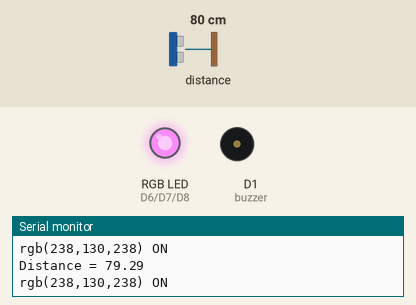
Recording of a sketch running on a simulated ESP8266 (NodeMCU). Shown: an RGB LED mixed from three pins (HIGH = lit), buzzer (waves = sounding, pin HIGH), the last lines printed to the serial monitor. Wiring (inferred from the names in the program): ultrasonic range finder: trigger D4; echo D3. The inputs (shaded band) are chosen by the test bench; at power-on: distance to the obstacle 80 cm. The echo pulse lasts 58.3 µs per cm; pins used as bus, display or sensor lines are not drawn.

Above: at 1.2 s.
1.3 s: distance to the obstacle set to 2 cm
At 2.5 s:
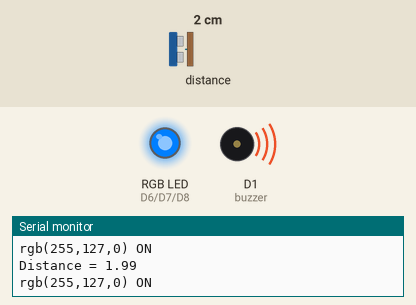
2.8 s: distance to the obstacle set to 4 cm
At 4.0 s:
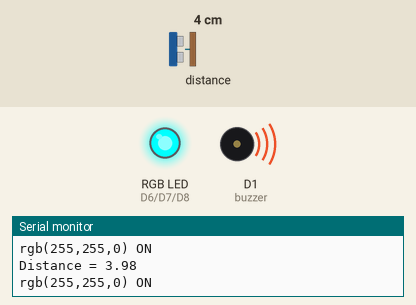
4.3 s: distance to the obstacle set to 6 cm
At 5.5 s:
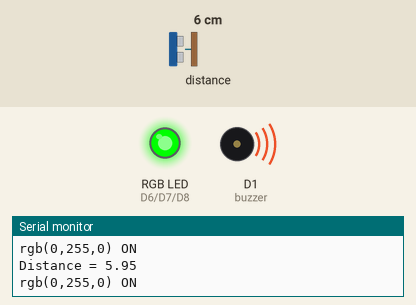
5.8 s: distance to the obstacle set to 9 cm
At 6.2 s:
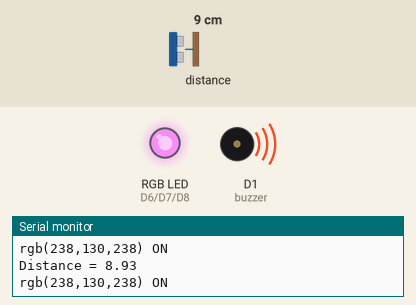
7.3 s: distance to the obstacle set to 3 cm
At 8.0 s:
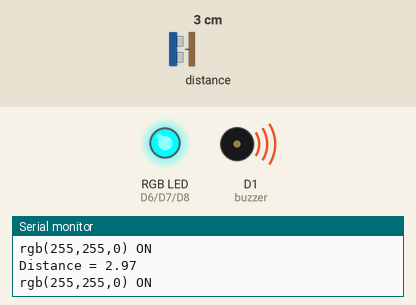
8.8 s: distance to the obstacle set to 18 cm
At 9.7 s:
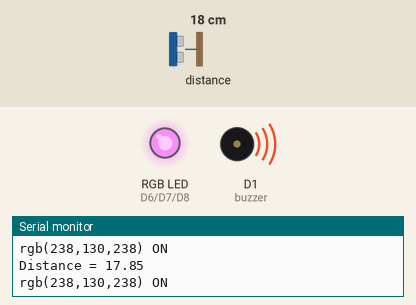
Timing chart, 0 to 11.3 s (numbered marks = the images above; inputs shaded):
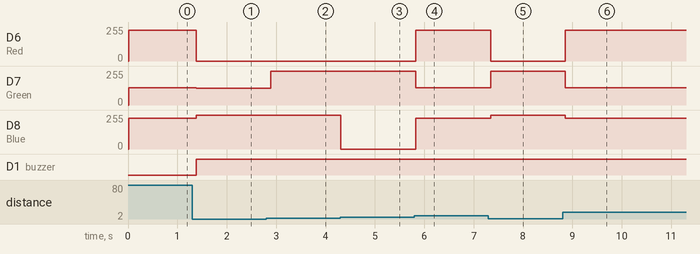

The sketch:

Reverse_parking.ino
```cpp
//#include <ESP8266WiFi.h>
int Red=D6;
int Blue=D8;
int Green=D7;
int buzzer=D1;
const int trigP = D4;
const int echoP = D3;
//WiFiServer server(80);
long duration;
float distance;
void setup() {
    Serial.begin(9600);
    delay(10);
    pinMode(trigP, OUTPUT);
    pinMode(echoP, INPUT);
    pinMode(Red, OUTPUT);
    pinMode(Blue, OUTPUT);
    pinMode(Green, OUTPUT);
    pinMode(buzzer, OUTPUT);
//    pinMode();
//    digitalWrite(ledPin, LOW);
}
void loop() {
  digitalWrite(trigP, LOW);
delayMicroseconds(2);
digitalWrite(trigP, HIGH);
delayMicroseconds(10);
digitalWrite(trigP, LOW);
long duration = pulseIn(echoP, HIGH);
float distance= duration*0.034/2;
Serial.print("Distance = ");
Serial.println(distance);

  if (distance>=8)
   {
      analogWrite(Red,923);
      analogWrite(Green,522);
      analogWrite(Blue,923);
      Serial.println("rgb(238,130,238) ON");
   }
  if (distance>=7 && distance<8)
   {
      analogWrite(Red,522);
      analogWrite(Green,0);
      analogWrite(Blue,300);
      Serial.println("rgb(75,0,130) ON");
   }

  if (distance>=6 && distance<7)
   {
      analogWrite(Red,0);
      analogWrite(Green,0);
      analogWrite(Blue,1023);
      Serial.println("rgb(0,0,255) ON");
   }
  if (distance>=4 && distance<6)
   {
      analogWrite(Red,0);
      analogWrite(Green,1023);
      analogWrite(Blue,0);
      Serial.println("rgb(0,255,0) ON");
   }
  if (distance>=2 && distance<4)
   {
      analogWrite(Red,0);
      analogWrite(Green,1023);
      analogWrite(Blue,1023);
      Serial.println("rgb(255,255,0) ON");
   }
     if (distance>=1 && distance<=2)
   {
      analogWrite(Red,0);
      analogWrite(Green,510);
      analogWrite(Blue,1023);
      Serial.println("rgb(255,127,0) ON");
      digitalWrite(buzzer, HIGH);

   }
     if (distance<=1)
   {
      analogWrite(Red,0);
      analogWrite(Green,0);
      analogWrite(Blue,1023);
      Serial.println("rgb(255,0,0) ON");
      digitalWrite(buzzer, HIGH);
   }
   delay(100);

}
```

Measured:
- the behaviour switches between 2 and 3 cm on distance to the obstacle (found by bisection; images 1 and 2)
- the behaviour switches between 4 and 5 cm on distance to the obstacle (found by bisection; images 2 and 3)
- after the input at 1.3 s, D6 (Red): 230/255 → 0/255 after 0.08 s; D7 (Green): 130/255 → 127/255 after 0.08 s; D8 (Blue): 230/255 → 255/255 after 0.08 s; D1 (buzzer): LOW → HIGH after 0.08 s
- after the input at 2.8 s, D7 (Green): 127/255 → 255/255 after 0.09 s
- after the input at 4.3 s, D8 (Blue): 255/255 → 0/255 at once
- after the input at 5.8 s, D6 (Red), D8 (Blue): 0/255 → 230/255 at once; D7 (Green): 255/255 → 130/255 at once
- after the input at 7.3 s, D6 (Red): 230/255 → 0/255 at once; D7 (Green): 130/255 → 255/255 at once; D8 (Blue): 230/255 → 255/255 at once
- after the input at 8.8 s, D6 (Red): 0/255 → 230/255 after 0.06 s; D7 (Green): 255/255 → 130/255 after 0.06 s; D8 (Blue): 255/255 → 230/255 after 0.06 s
